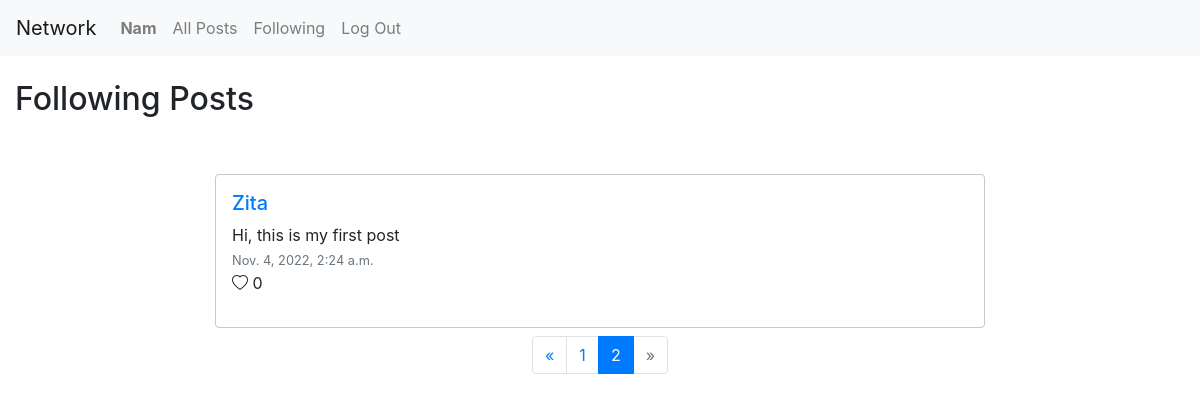
The app's page /following?page=2 (signed in) with its own data.
### network/models.py (models this page shows, shortened)
class User(AbstractUser):
    pass

class Post(models.Model):
    poster = models.ForeignKey('User', on_delete=models.CASCADE, related_name='poster')
    content = models.TextField()
    date_created = models.DateTimeField(default=timezone.now)
    fan = models.ManyToManyField('User', related_name='likes', blank=True)

### network/views.py (the view)
# urls.py: path("following", views.following, name="following"),
@login_required
def following(request):
    all_posts = []
    try:
        follow_list = FollowList.objects.get(user=request.user)
    except FollowList.DoesNotExist:
        follow_list = None
    if follow_list is None or follow_list.followings.all() is None:
        all_posts = []
    else:
        followings = follow_list.followings.all()
        for following in followings:
            posts = Post.objects.filter(poster=following)
            for post in posts:
                all_posts.append(post)
    all_posts.sort(key=lambda x: x.date_created, reverse=True)
    paginator = Paginator(all_posts, 10)
    page_number = request.GET.get('page')
    page_obj = paginator.get_page(page_number)
    return render(request, "network/following.html", {
        'page_obj': page_obj
    })

### network/templates/network/following.html (shortened to what this page needs)
{% extends "network/layout.html" %}
{% block body %}
    <h2 class="my-4">Following Posts</h2>
    <div class="row mb-5">
        {% if not page_obj %}
        <div class="alert alert-info" role="alert">
            You need to follow someone to see posts in this page!
        </div>
        {% else %}
        <div class="col-lg-8 offset-lg-2 mt-4">
            {% include "network/posts.html" %}
        {% endif %}
    </div>
{% endblock %}

### network/templates/network/layout.html (shortened to what this page needs)
{% load static %}
<!DOCTYPE html>
<html lang="en">
    <head>
        <link rel="stylesheet" href="https://stackpath.bootstrapcdn.com/bootstrap/4.4.1/css/bootstrap.min.css">
        <link rel="stylesheet" href="https://cdn.jsdelivr.net/npm/bootstrap-icons@1.8.3/font/bootstrap-icons.css" />
        <link href="{% static 'network/styles.css' %}" rel="stylesheet">
    </head>
    <body>
        <nav class="navbar navbar-expand-lg navbar-light bg-light">
            <a class="navbar-brand" href="#">Network</a>
            <div>
              <ul class="navbar-nav mr-auto">
                {% if user.is_authenticated %}
                    <li class="nav-item">
                        <a class="nav-link" href="{% url 'profile' user.username %}"><strong>{{ user.username }}</strong></a>
                    </li>
                {% endif %}
                <li class="nav-item">
                  <a class="nav-link" href="{% url 'index' %}">All Posts</a>
                </li>
                {% if user.is_authenticated %}
                    <li class="nav-item">
                        <a class="nav-link" href="{% url 'following' %}">Following</a>
                    </li>
                    <li class="nav-item">
                        <a class="nav-link" href="{% url 'logout' %}">Log Out</a>
                    </li>
                {% endif %}
              </ul>
            </div>
          </nav>
        <div class="body container-fluid">
            {% block body %}
            {% endblock %}
        </div>
    </body>
</html>

### network/templates/network/posts.html (shortened to what this page needs)
<div>
    {% for post in page_obj %}
    <div class="border rounded my-2 p-3 block-post" id="post-{{ post.id }}">
        <a href="{% url 'profile' post.poster %}"><h5>{{ post.poster }}</h5></a>
        <div id="post-details-{{ post.id }}">
            <ul class="list-unstyled">
                <li id="post-content-{{ post.id }}">{{ post.content }}</li>
                <li><small class="text-muted">{{ post.date_created }}</small></li>
                {% if post.poster != request.user %}
                    {% if post.fan is None or request.user not in post.fan.all %}
                    <li class="fan-{{ post.id }}"><i class="bi bi-heart" id="heart-empty" data-id="{{ post.id }}" data-action="like"></i> {{ post.fan.count }} </li>
                    {% else %}
                    <li class="fan-{{ post.id }}"><i class="bi bi-heart-fill" id="heart-fill" data-id="{{ post.id }}" data-action="unlike"></i> {{ post.fan.count }} </li>
                    {% endif %}
                {% else %}
                <li class="fan-{{ post.id }} disabled-icon"><i class="bi bi-heart" id="heart-empty" data-id="{{ post.id }}" data-action="like"></i> {{ post.fan.count }} </li>
                {% endif %}
            </ul>
        </div>
    </div>
    {% endfor %}
    <nav aria-label="Page navigation">
        <ul class="pagination justify-content-center">
            {% if page_obj.has_previous %}
            <li class="page-item">
                <a class="page-link" href="?page={{ page_obj.previous_page_number }}" aria-label="Previous">
                    <span aria-hidden="true">&laquo;</span>
                </a>
            </li>
            {% else %}
            <li class="page-item disabled">
                <a class="page-link" href="#" aria-label="Previous">
                    <span aria-hidden="true">&laquo;</span>
                </a>
            </li>
            {% endif %}
            {% for i in page_obj.paginator.page_range %}
                {% if i == page_obj.number %}
                <li class="page-item active">
                    <a class="page-link" href="?page={{ i }}">{{ i }}
                    </a>
                </li>
                {% else %}
                <li class="page-item">
                    <a class="page-link" href="?page={{ i }}">{{ i }}</a>
                </li>
                {% endif %}
            {% endfor %}
            {% if page_obj.has_next %}
            <li class="page-item">
                <a class="page-link" href="?page={{ page_obj.next_page_number }}" aria-label="Next">
                    <span aria-hidden="true">&raquo;</span>
                </a>
            </li>
            {% else %}
            <li class="page-item disabled">
                <a class="page-link" href="#" aria-label="Next">
                    <span aria-hidden="true">&raquo;</span>
                </a>
            </li>
            {% endif %}
        </ul>
    </nav>

### network/static/network/styles.css (style rules this page uses)
.block-post { border-color: rgb(202, 200, 200) !important; clear: both; }

### records on screen
User: username "Nam"
Post: poster "Zita", content "Hi, this is my first post", date_created "Nov. 4, 2022, 2:24 a.m.", fan.count "0"

### other values on screen
{{ i }} "1"
{{ i }} "2"
